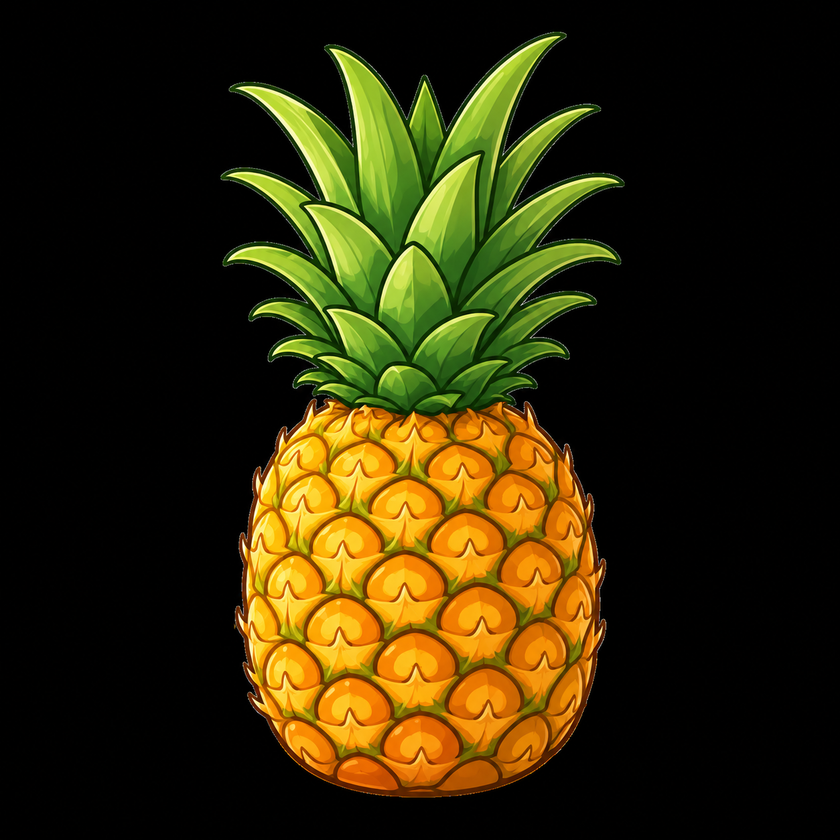
#> input picture images/cartoon.png, 840 x 840 px, shrunk from 1254 x 1254 before the run, found by its file name
$ python prep_pineapple.py
#> lines starting #> are read from the running program, lines starting #| are printed output that depends on the picture
from PIL import Image
import sys

SRC = "images/cartoon.png"
DST = "images/pineapple.png"

LOW, HIGH = 12, 26  # luminance ramp: below LOW -> transparent, above HIGH -> opaque

im = Image.open(SRC).convert("RGB")
#> im is the input picture: PIL image 840x840 RGB; mean R, G, B 48.6, 40.4, 7.6
w, h = im.size
#> w = 840; h = 840
px = im.load()

out = Image.new("RGBA", (w, h))
#> out: PIL image 840x840 RGBA; every value is 0
opx = out.load()

for y in range(h):
    for x in range(w):
        r, g, b = px[x, y]
        lum = (r + g + b) / 3
        if lum <= LOW:
            a = 0
        elif lum >= HIGH:
            a = 255
        else:
            t = (lum - LOW) / (HIGH - LOW)
            a = int(round(t * 255))
        opx[x, y] = (r, g, b, a)

bbox = out.getbbox()
#> bbox = (220, 31, 625, 798)
pad = 14
if bbox:
    left, top, right, bottom = bbox
#> left = 220; top = 31; right = 625; bottom = 798
    left = max(0, left - pad)
#> left = 206
    top = max(0, top - pad)
#> top = 17
    right = min(w, right + pad)
#> right = 639
    bottom = min(h, bottom + pad)
#> bottom = 812
    out = out.crop((left, top, right, bottom))
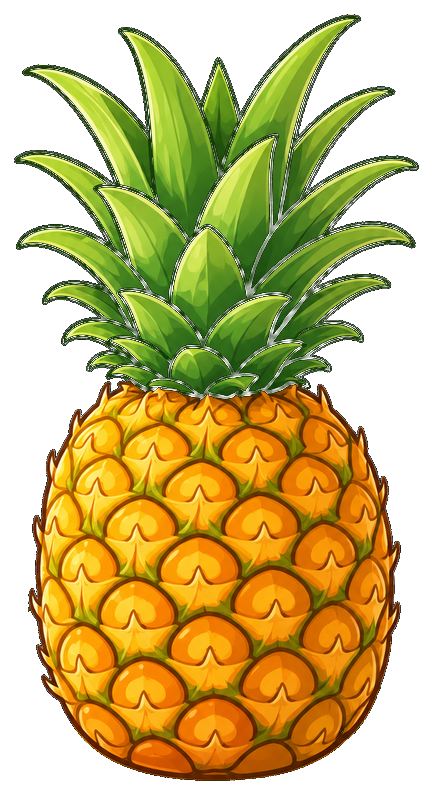
#> out: PIL image 433x795 RGBA; mean R, G, B, A 99.2, 82.6, 15.6, 154.3; transparent parts drawn white

out.save(DST, "PNG", optimize=True)
print("saved", DST, out.size)
#| saved images/pineapple.png (433, 795)
